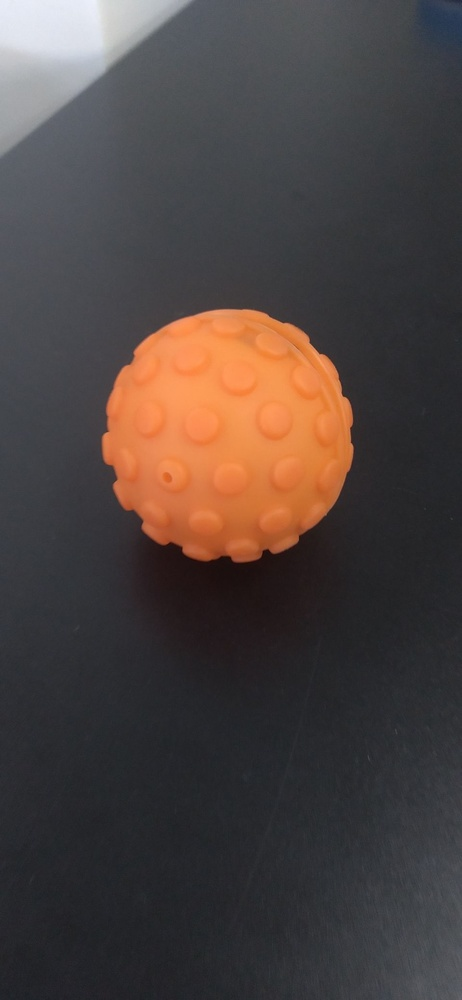
#> input picture circle_detection/image.jpg, 462 x 1000 px, shrunk from 960 x 2080 before the run
$ python color_detection.py
#> lines starting #> are read from the running program, lines starting #| are printed output that depends on the picture; after the words box and inside, x2 and y2 are one past the last pixel; in counts of white or black regions, pixels touching at a corner belong together
import numpy as np
import cv2 as cv

img = cv.imread("image.jpg")
#> img is the input picture: shape (1000, 462, 3); mean B, G, R 63.8, 66.3, 76.2
hsv = cv.cvtColor(img, cv.COLOR_BGR2HSV)
#> hsv: shape (1000, 462, 3); mean H, S, V 103.6, 43.7, 81

lower_range = np.array([5, 100, 20])
upper_range = np.array([25, 255, 255])

mask = cv.inRange(hsv, lower_range, upper_range)
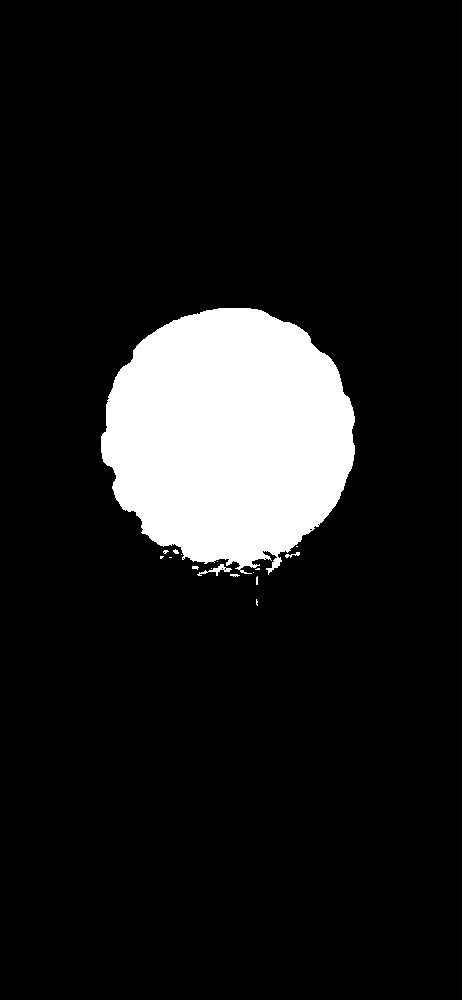
#> mask: shape (1000, 462); 11% white; 17 white regions (11 under 20 px), largest, box (x1, y1, x2, y2) and area: (101, 308, 355, 575) 50717, (197, 564, 232, 576) 125, (285, 552, 300, 558) 39, (230, 574, 240, 577) 21, (173, 549, 179, 554) 20, (192, 566, 199, 570) 20
# cv.imshow("orange", mask)
cv.imwrite("laranja2masked.jpg", mask)

cv.waitKey()
cv.destroyAllWindows()

$ run again, with circle_detection/laranja.jpg copied over circle_detection/image.jpg
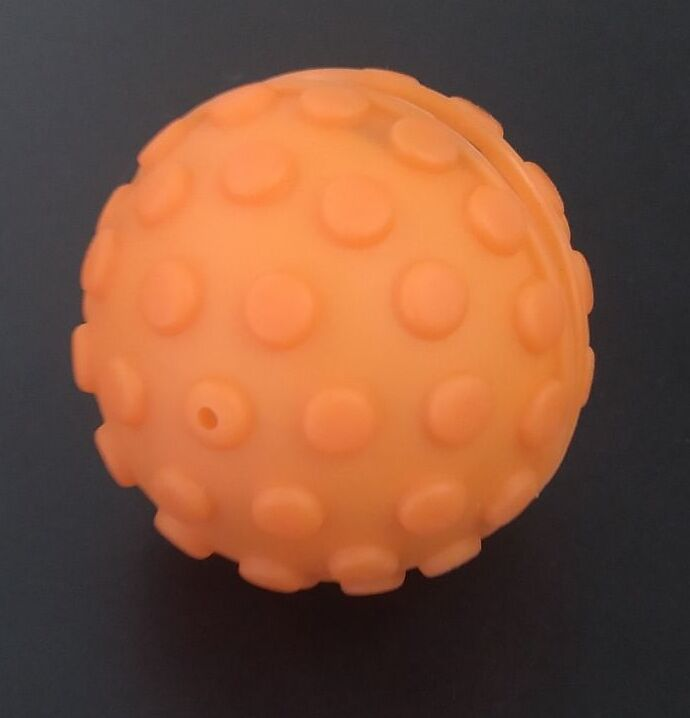
#> input picture circle_detection/laranja.jpg, 690 x 718 px
#> img is the input picture: shape (718, 690, 3); mean B, G, R 58, 81.5, 126.1
#> hsv: shape (718, 690, 3); mean H, S, V 74, 95.9, 127.1
#> `mask = cv.inRange(hsv, lower_range, upper_range)`:
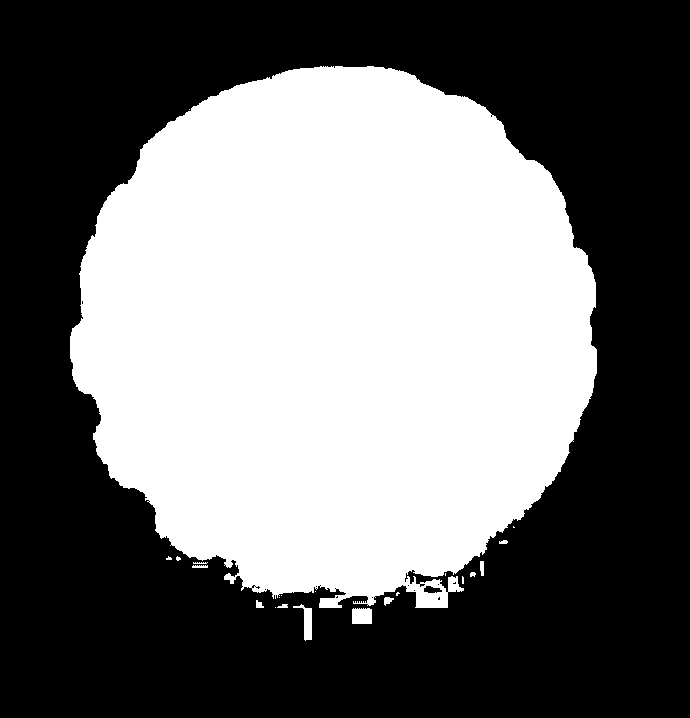
#> mask: shape (718, 690); 44.3% white; 22 white regions (11 under 20 px), largest, box (x1, y1, x2, y2) and area: (70, 66, 597, 608) 218453, (352, 608, 372, 624) 310, (293, 604, 312, 641) 286
